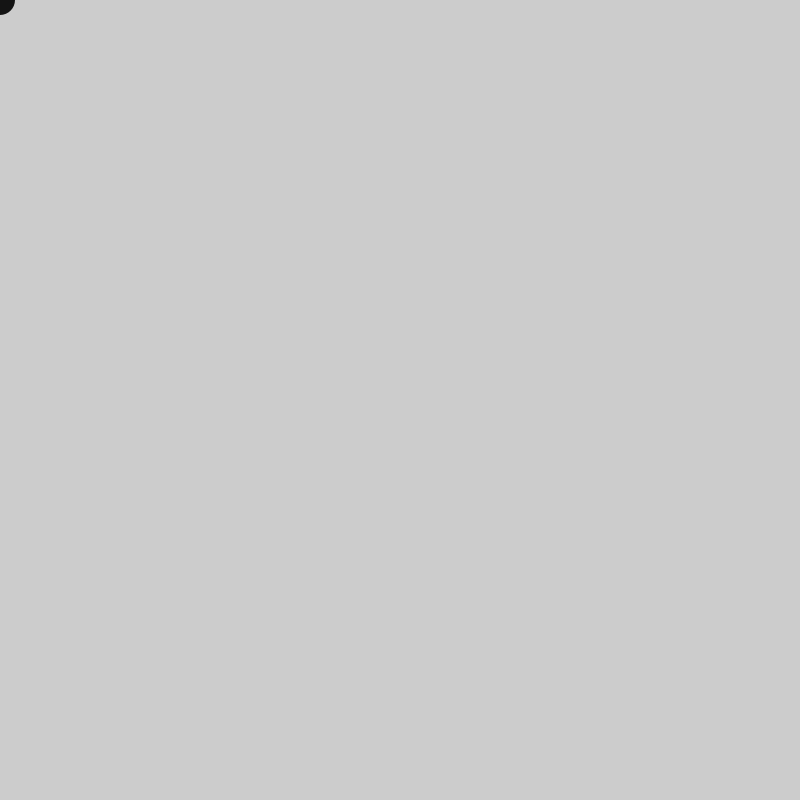
Frame 1 (no input)
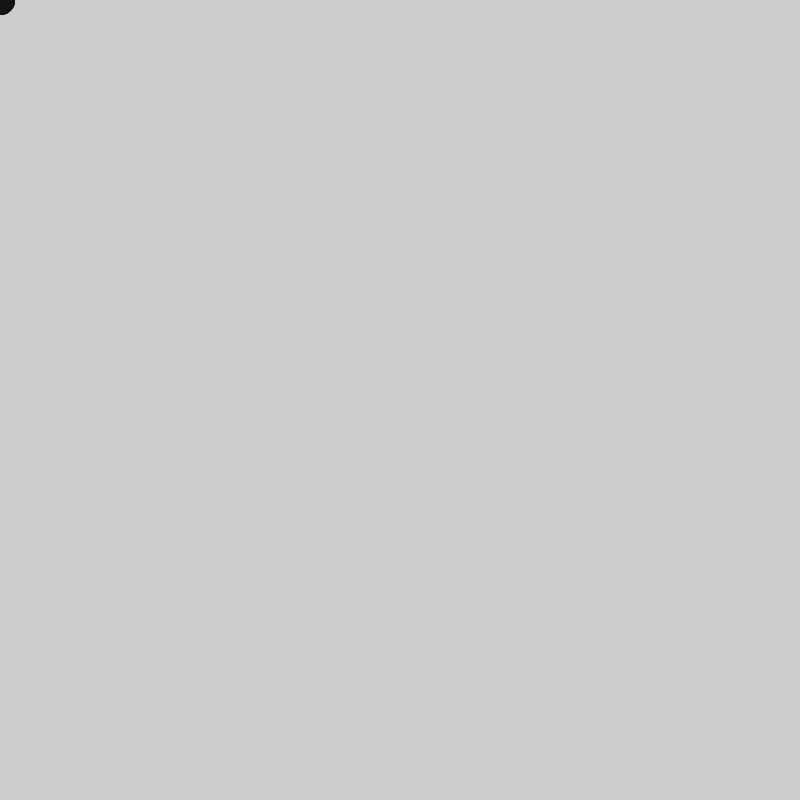
Frame 60 (the mouse pressed at the canvas centre just before this capture)
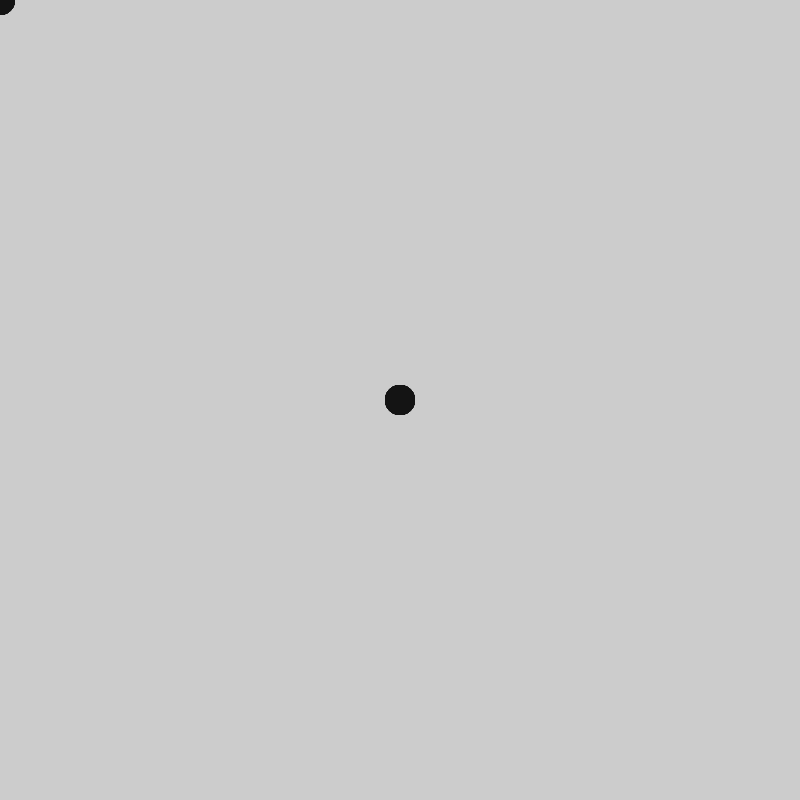
Frame 120 (the mouse held since frame 60 and released just before this capture)

The Processing sketch that drew these frames (run headless with seeded random() and noise(); from frame 60 on, the mouse is pressed at the canvas centre):

// Processing sketch: sketch_0009voidDraw
// ── sketch_0009voidDraw.pde
//in questo sketch, se tengo la riga 12 (background) commentata o se tolgo il commento, cambia qualcosa...
void setup() {
  size(800, 800);
}

void draw() {
  /*se tolgo il commento a "background", capirò meglio come funziona "void draw"
  se il background c'è, infatti, lo sketch viene "ripulito" costantemente dal background stesso
  perché "void draw" va in loop; se invece "background" non c'è, lo sketch continuerà a riempirsi 
  di pallozzini colorati creati dallo spostamento del mouse*/
  //background(240);
  fill(20);
  noStroke();
  ellipse(mouseX, mouseY, 30, 30); //di queste due variabili parliamo nello sketch #10
}
